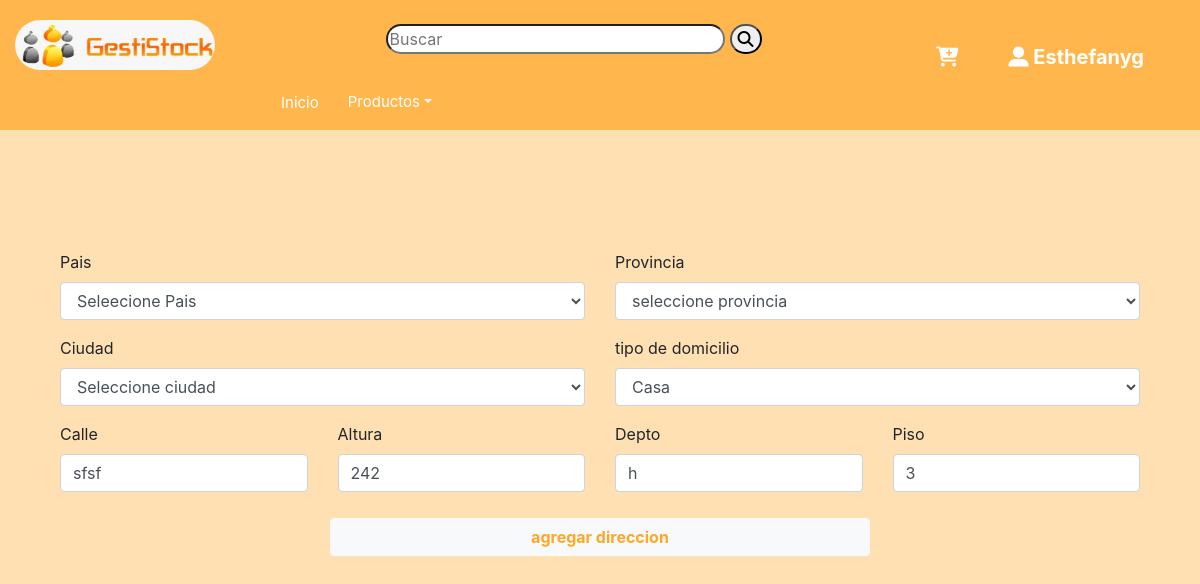
The app's page /ModDomicilioCompra.php?idDireccion=6 (signed in) with its own data.
### tables this page shows
CREATE TABLE `direcciones` (
  `idDireccion` int(11) NOT NULL,
  `idCiudad` int(11) NOT NULL,
  `idPersona` int(11) NOT NULL,
  `idTipoDomicilio` int(11) NOT NULL,
  `calle` varchar(45) DEFAULT NULL,
  `altura` int(11) DEFAULT NULL,
  `dpto` varchar(45) DEFAULT NULL,
  `piso` varchar(45) DEFAULT NULL
);

### ModDomicilioCompra.php (the view, shortened to what this page needs)
<?php
require("header.php");
?>
<div class="row">
<div class="container">
<?php
$select5=mysqli_query($conexion,"SELECT idTipoDomicilio,descripcion FROM tiposdomicilios ORDER BY descripcion ASC");
?>
 <?php
if(isset($_GET['idDireccion'])){
    $idDireccion=$_GET['idDireccion'];
    $select=mysqli_query($conexion,"SELECT * FROM direcciones WHERE idDireccion=$idDireccion");
    while($r=mysqli_fetch_array($select)){
?>
    <div class="col-md-12" style="padding-top:120px">
                      <form action="direccionesClientes.php" method="POST">
                         <div class="row">
                            <div class="col-md-6">
                              <div class="form-group">
                                <label>Pais</label>
                                <select class="form-control" id="cbxpais" name="cbxpais">
               	                  <option>Seleecione Pais</option>
                                </select>
                              </div>
                              <div class="form-group">
                                <label>Ciudad</label>
                                <select class="form-control" id="cbxciudad" name="cbxciudad">
                                   <option>Seleccione ciudad</option>
                                </select>
                              </div>
                              <div class="row">
                                <div class="form-group col-md-6">
                                  <label>Calle</label>
                                  <input type="text" class="form-control" name="calle" id="calle" value="<?php echo $r['calle'];?>"  placeholder="ingrese calle">
                                </div>
                                <div class="form-group col-md-6">
                                  <label>Altura</label>
                                  <input type="text" class="form-control" name="altura" id="altura" value="<?php echo $r['altura'];?>" placeholder="ingrese altura">
                                </div>
                              </div>
                            </div>
                            <div class="col-md-6">
                               <div class="form-group">
                                  <label>Provincia</label>
                                  <select class="form-control" id="cbxprovincia" name="cbxprovincia">
                                     <option>seleccione provincia</option>
                                  </select>
                               </div>
                               <div class="form-group">
                                  <label>tipo de domicilio</label>
                                  <select class="form-control" id="tipodomicilio" name="tipodomicilio">
                                    <?php while ($rsTP = $select5->fetch_assoc()){?>
                                       <option value="<?php echo $rsTP['idTipoDomicilio']; ?>"><?php echo $rsTP['descripcion'];?></option>
                                    <?php } ?>
                                  </select>
                               </div>
                               <div class="row">
                                  <div class="form-group col-md-6">
                                     <label>Depto</label>
                                     <input type="text" class="form-control" name="dpto" id="dpto" value="<?php echo $r['dpto'];?>" placeholder="ingrese departamento">
                                  </div>
                                  <div class="form-group col-md-6">
                                     <label>Piso</label>
                                     <input type="text" class="form-control" name="piso" id="piso" value="<?php echo $r['piso'];?>" placeholder="ingrese piso">
                                  </div>
                               </div>
                            </div>
                            <div class="col-md-12" align="center">
                            <button style="width: 50%;" name="direcciones" value="direcciones" id="btn2" class="btn btn-light">agregar direccion</button>
                            </div>
                         </div>
                      </form>
                   </div>
<?php
    }
}
?>
</div>
</div>

### records on screen
direcciones: calle "sfsf", altura "242", dpto "h", piso "3"

### other values on screen
$nombre_usuario "Esthefanyg"
form field tipodomicilio "Casa"
